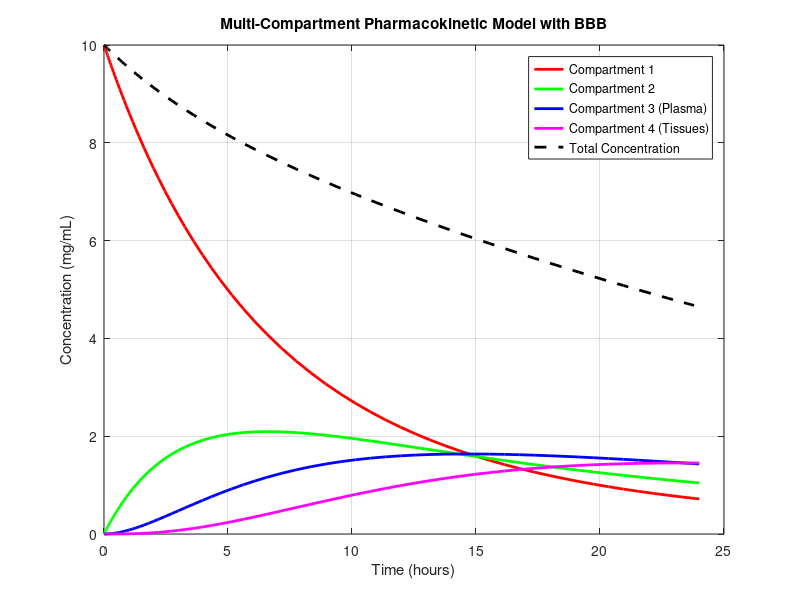

Write MATLAB code to recreate this figure.
function multi_compartment_with_bbb_model
    % Define parameters and initial conditions
    k12 = 0.1;   % Transfer rate constant from compartment 1 to compartment 2
    k21 = 0.05;  % Transfer rate constant from compartment 2 to compartment 1
    k23 = 0.2;   % Transfer rate constant from compartment 2 to compartment 3
    k32 = 0.1;   % Transfer rate constant from compartment 3 to compartment 2
    k34 = 0.15;  % Transfer rate constant from compartment 3 to compartment 4
    k43 = 0.1;   % Transfer rate constant from compartment 4 to compartment 3
    k_elim = 0.05; % Common elimination rate constant
    k_bbb = 0.02;  % Transfer rate constant from compartment 3 (plasma) to the brain
    k_brain_elim = 0.01;  % Elimination rate constant for the brain
    
    V1 = 100;    % Volume of compartment 1 (well-perfused organs, mL)
    V2 = 200;    % Volume of compartment 2 (adipose, mL)
    V3 = 150;    % Volume of compartment 3 (plasma, mL)
    V4 = 50;     % Volume of compartment 4 (other tissues, excluding brain, mL)
    V_brain = 80;  % Volume of the brain compartment (mL)
    
    C1_0 = 10;   % Initial concentration in compartment 1 (mg/mL)
    C2_0 = 0;    % Initial concentration in compartment 2 (mg/mL)
    C3_0 = 0;    % Initial concentration in compartment 3 (mg/mL)
    C4_0 = 0;    % Initial concentration in compartment 4 (mg/mL)
    C_brain_0 = 0;  % Initial concentration in the brain compartment (mg/mL)
    
    initial_conditions = [C1_0, C2_0, C3_0, C4_0, C_brain_0];
    
    % Time span for simulation (changed to 24 hours)
    tspan = [0, 24]; % Define the time span (0 to 24 hours)
    
    % Solve the system of ODEs using ODE45
    [t, C] = ode45(@ode_system, tspan, initial_conditions);
    
    % Calculate the total concentration in the entire body
    total_concentration = sum(C(:, 1:4), 2);
    
    % Plot the concentration profiles, including the total concentration
    figure;
    plot(t, C(:, 1), 'r', 'LineWidth', 2);
    hold on;
    plot(t, C(:, 2), 'g', 'LineWidth', 2);
    plot(t, C(:, 3), 'b', 'LineWidth', 2);
    plot(t, C(:, 4), 'm', 'LineWidth', 2);
    plot(t, total_concentration, 'k--', 'LineWidth', 2); % Total concentration
    xlabel('Time (hours)');
    ylabel('Concentration (mg/mL)');
    legend('Compartment 1', 'Compartment 2', 'Compartment 3 (Plasma)', 'Compartment 4 (Tissues)', 'Total Concentration');
    title('Multi-Compartment Pharmacokinetic Model with BBB');
    grid on;
    
    function dCdt = ode_system(t, C)
        % System of ODEs representing the multi-compartment model with BBB
        C1 = C(1);
        C2 = C(2);
        C3 = C(3);
        C4 = C(4);
        C_brain = C(5);
        
        dC1dt = k21 * C2 - k12 * C1 - k_elim * C1;
        dC2dt = k12 * C1 - k21 * C2 - k23 * C2 + k32 * C3;
        dC3dt = k23 * C2 - k32 * C3 - k34 * C3 + k43 * C4 - k_bbb * C3;
        dC4dt = k34 * C3 - k43 * C4 - k_elim * C4;
        dC_brain_dt = k_bbb * C3 - k_brain_elim * C_brain; % Brain elimination
        
        dCdt = [dC1dt; dC2dt; dC3dt; dC4dt; dC_brain_dt];
    end
end
